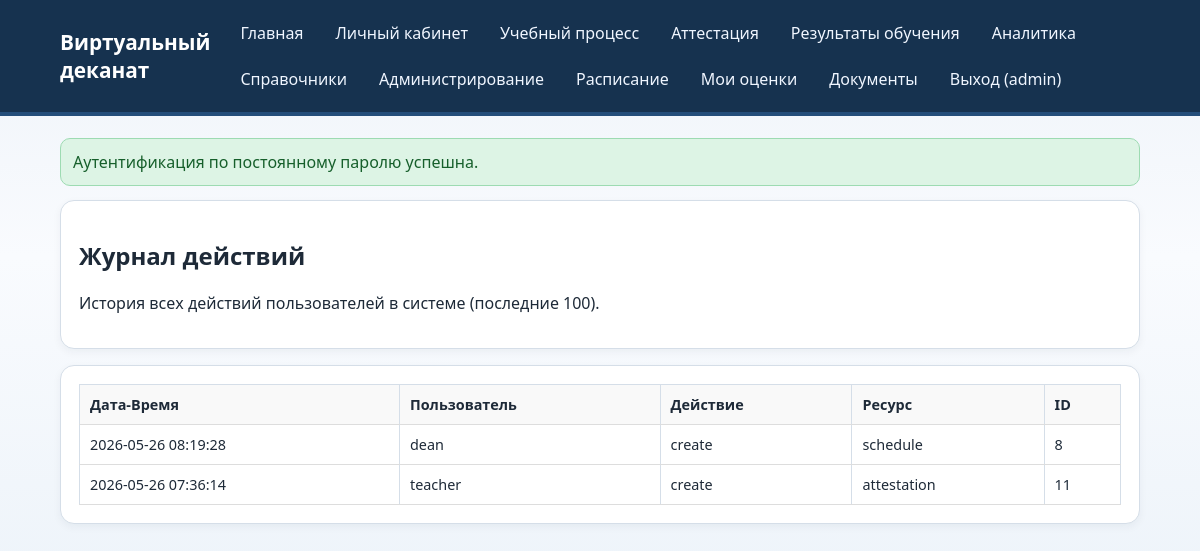
Screenshot of /administration/action-log (signed in) with the database file from the repository.
### models.py (models this page shows)
class User(Base):
    __tablename__ = "users"
    id = Column(Integer, primary_key=True, index=True)
    username = Column(String(50), unique=True, nullable=False, index=True)
    password_hash = Column(String(255), nullable=False)
    full_name = Column(String(120), nullable=False)
    is_active = Column(Boolean, default=True, nullable=False)
    clearance_level = Column(Integer, default=1, nullable=False)
    secret_key = Column(Integer, default=100, nullable=False)
    primary_role_id = Column(Integer, ForeignKey("roles.id"), nullable=True)
    primary_role = relationship("Role", foreign_keys=[primary_role_id])
    roles = relationship("Role", secondary="user_roles", back_populates="users")
    action_logs = relationship("ActionLog", back_populates="user")

class ActionLog(Base):
    __tablename__ = "action_logs"
    id = Column(Integer, primary_key=True, index=True)
    user_id = Column(Integer, ForeignKey("users.id"), nullable=False, index=True)
    action = Column(String(50), nullable=False)
    resource_type = Column(String(50), nullable=False)
    resource_id = Column(Integer, nullable=True)
    timestamp = Column(DateTime, default=datetime.utcnow, nullable=False, index=True)
    user = relationship("User", back_populates="action_logs")

### main.py (the view)
@app.get("/administration/action-log", response_class=HTMLResponse)
def action_log(request: Request, db: Session = Depends(get_db)):
    user, redirect = section_guard(request, db, "administration")
    if redirect:
        return redirect
    logs = db.query(ActionLog).order_by(ActionLog.timestamp.desc()).limit(100).all()
    context = build_context(request, db, {"logs": logs})
    return templates.TemplateResponse("administration/action_log.html", context)

### templates/administration/action_log.html (shortened to what this page needs)
{% extends "base.html" %}
{% block content %}
<section class="card">
    <h2>Журнал действий</h2>
    <p>История всех действий пользователей в системе (последние 100).</p>
</section>
{% if logs %}
<section class="card">
    <table>
        <thead>
            <tr>
                <th>Дата-Время</th>
                <th>Пользователь</th>
                <th>Действие</th>
                <th>Ресурс</th>
                <th>ID</th>
            </tr>
        </thead>
        <tbody>
            {% for log in logs %}
            <tr>
                <td>{{ log.timestamp.strftime('%Y-%m-%d %H:%M:%S') }}</td>
                <td>{{ log.user.username }}</td>
                <td>{{ log.action }}</td>
                <td>{{ log.resource_type }}</td>
                <td>{{ log.resource_id or '—' }}</td>
            </tr>
            {% endfor %}
        </tbody>
    </table>
</section>
{% else %}
<section class="card">
    <p>Записей в журнале не найдено.</p>
</section>
{% endif %}
{% endblock %}

### templates/base.html (shortened to what this page needs)
<!DOCTYPE html>
<html lang="ru">
<head>
    <link rel="stylesheet" href="/static/style.css">
</head>
<body>
    <header class="site-header">
        <div class="container row-between">
            <h1>Виртуальный деканат</h1>
            <nav class="top-nav">
                <a href="/">Главная</a>
                {% if current_user %}
                    <a href="/dashboard">Личный кабинет</a>
                    {% for section in available_sections %}
                        <a href="{{ section.path }}">{{ section.title }}</a>
                    {% endfor %}
                    <a href="/logout">Выход ({{ current_user.username }})</a>
                {% else %}
                    <a href="/register">Регистрация</a>
                    <a href="/login">Вход</a>
                {% endif %}
            </nav>
        </div>
    </header>
    <main class="container">
        {% if flash %}
            <div class="flash flash-{{ flash.category }}">
                {{ flash.message }}
            </div>
        {% endif %}
        {% block content %}{% endblock %}
    </main>
</body>
</html>

### static/style.css (style rules this page uses)
:root { --bg: #f3f6fb; --surface: #ffffff; --text: #1e2a38; --muted: #5c6f84; --accent: #0b5cab; --accent-soft: #d6e7f8; --ok: #1e7a39; --ok-soft: #ddf4e5; --err: #9b2020; --err-soft: #fae0e0; --border: #d5dee8; }
* { box-sizing: border-box; }
body { margin: 0; font-family: "Segoe UI", Tahoma, sans-serif; background: linear-gradient(180deg, #eef3f9 0%, #f9fbfe 45%, #eef4fa 100%); color: var(--text); }
.container { width: min(1080px, 92vw); margin: 0 auto; }
.site-header { background: #16324f; color: #fff; padding: 16px 0; border-bottom: 4px solid #244e7a; }
.site-header h1 { margin: 0; font-size: 1.3rem; }
.row-between { display: flex; justify-content: space-between; align-items: center; gap: 20px; }
.top-nav { display: flex; flex-wrap: wrap; gap: 12px; }
.top-nav a { color: #f0f6ff; text-decoration: none; padding: 6px 10px; border-radius: 8px; }
main { padding: 22px 0 30px; }
.card { background: var(--surface); border: 1px solid var(--border); border-radius: 14px; padding: 18px; margin-bottom: 16px; box-shadow: 0 3px 9px rgba(13, 37, 63, 0.05); }
.flash { border-radius: 10px; padding: 12px; margin-bottom: 14px; }
.flash-success { background: var(--ok-soft); border: 1px solid #9ddbb2; color: #165f2b; }
table { width: 100%; border-collapse: collapse; }
th, td { border: 1px solid var(--border); padding: 9px; text-align: left; vertical-align: top; }
th { background: #eef5fc; }

### templates/administration/action_log.html (style rules this page uses)
table { width: 100%; border-collapse: collapse; font-size: 0.9em; }
th, td { padding: 10px; text-align: left; border-bottom: 1px solid #ddd; }
th { background: #f9f9f9; font-weight: bold; }

### rows the page displays
User: username "admin"
ActionLog: timestamp "2026-05-26 08:19:28", user.username "dean", action "create", resource_type "schedule", resource "8"
ActionLog: timestamp "2026-05-26 07:36:14", user.username "teacher", action "create", resource_type "attestation", resource "11"

### other values shown
{{ section.title }} "Учебный процесс" "Аттестация" "Результаты обучения" "Аналитика" "Справочники" "Администрирование" "Расписание" "Мои оценки" "Документы"
{{ flash.message }} "Аутентификация по постоянному паролю успешна."
